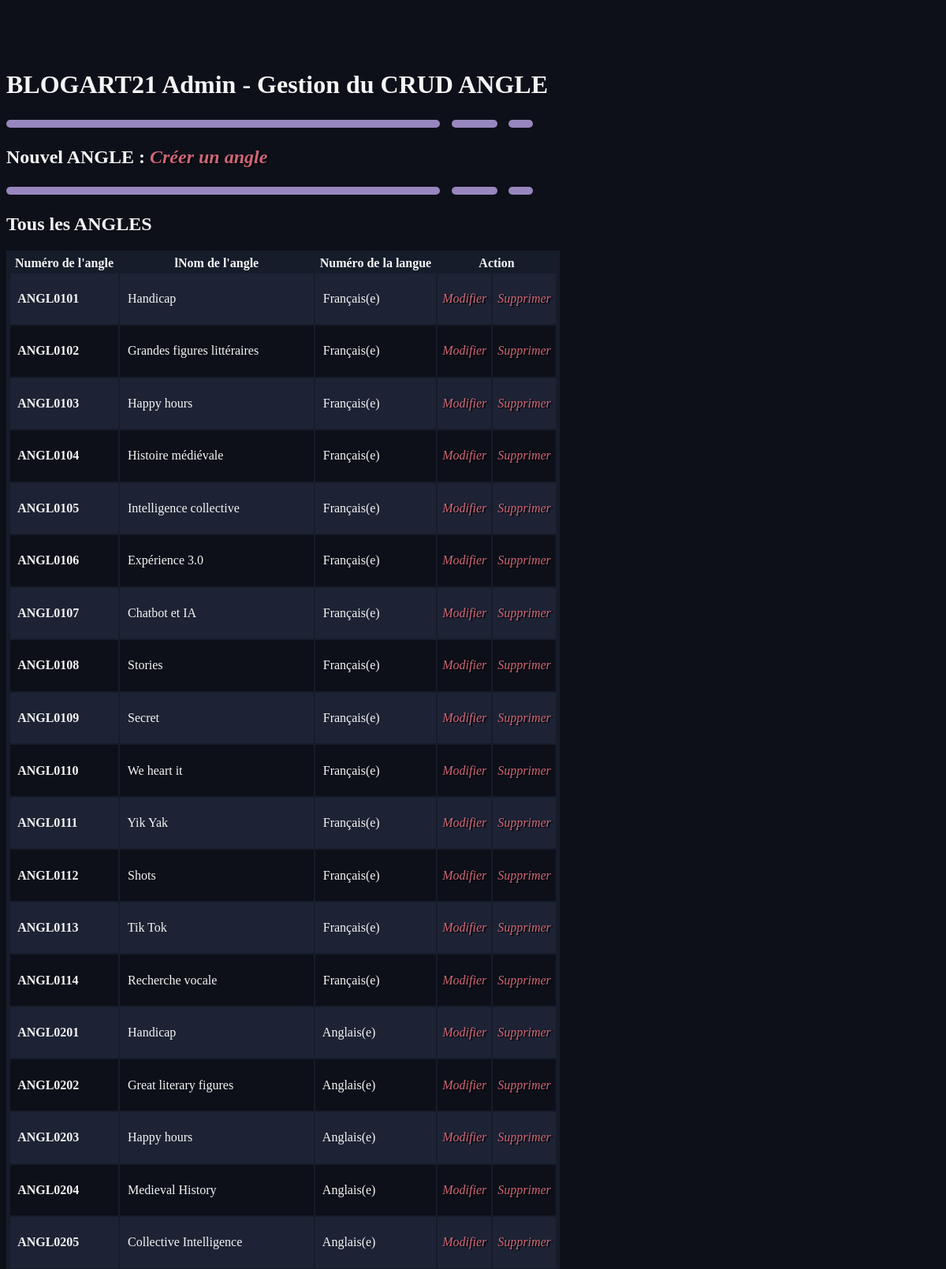
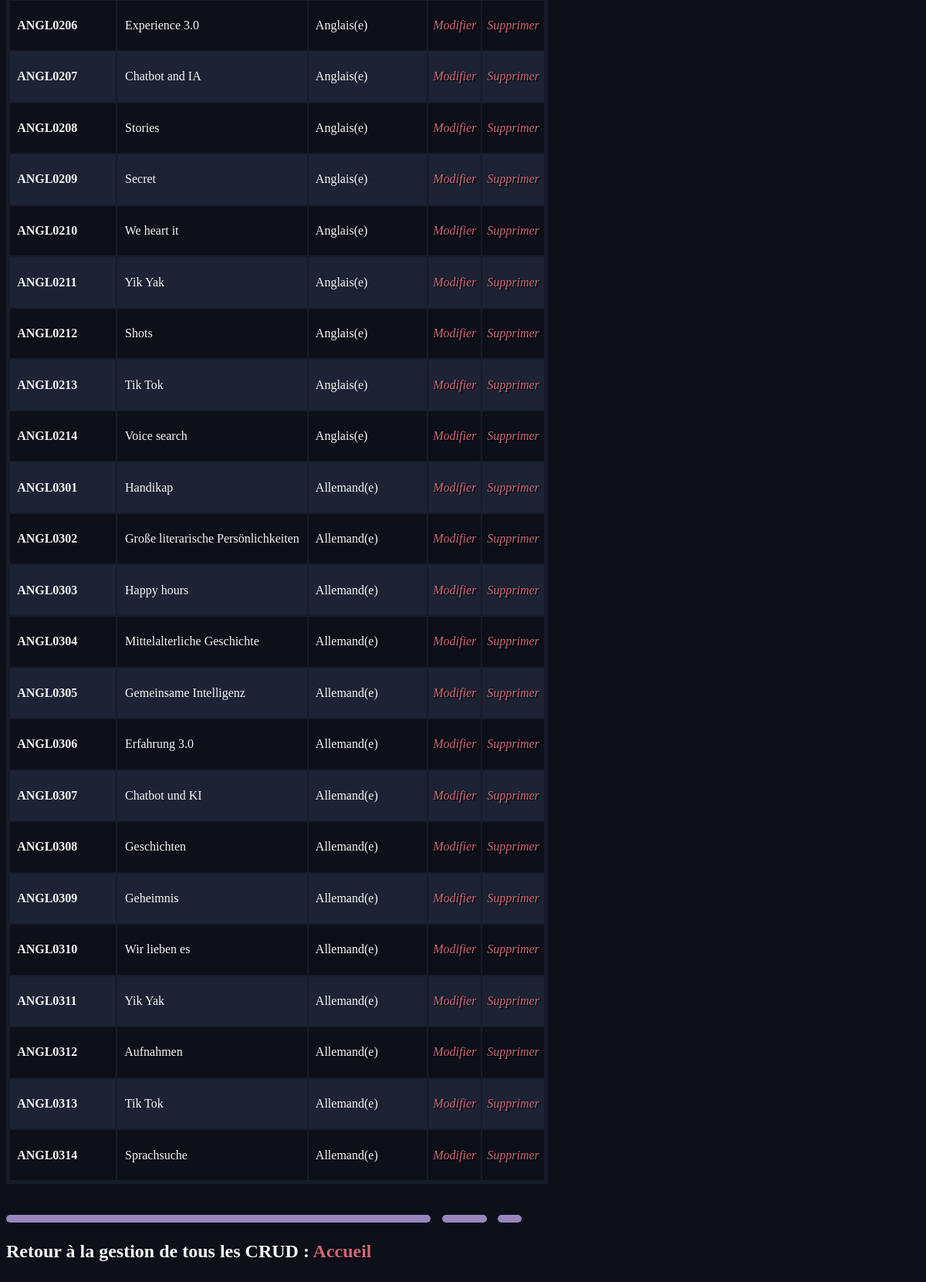
/back/angle/angle.php, run on the app's committed database (2 pictures, top to bottom).
### tables this page shows
CREATE TABLE `ANGLE` (
  `numAngl` char(8) NOT NULL,
  `libAngl` char(60) DEFAULT NULL,
  `numLang` char(8) NOT NULL
);

CREATE TABLE `LANGUE` (
  `numLang` char(8) NOT NULL,
  `lib1Lang` char(30) DEFAULT NULL,
  `lib2Lang` char(60) DEFAULT NULL,
  `numPays` char(4) DEFAULT NULL
);

### CLASS_CRUD/angle.class.php (called while the page is built, shortened)
<?php
require_once __DIR__ . '../../CONNECT/database.php';
class ANGLE
{
    function get_AllAngle()
    {
        global $db;
        $query = 'SELECT numAngl,libAngl,lib1Lang FROM ANGLE,langue WHERE angle.numLang=langue.numLang ORDER BY numAngl ASC;';
        $result = $db->query($query);
        $allAngle = $result->fetchAll();
        return ($allAngle);
    }
}

### back/angle/angle.php (the view, shortened to what this page needs)
<?
require_once __DIR__ . '/../../CLASS_CRUD/angle.class.php';
$monStatutA = new ANGLE;
?>
<!DOCTYPE html>
<html lang="fr">
<head>
    <link href="../../back/css/style.css" rel="stylesheet" type="text/css" />
</head>
<body>
<body>
    <h1>BLOGART21 Admin - Gestion du CRUD ANGLE</h1>
    <img class="soulignage2" src="../../front/assets/icons/soulignage.svg"> <br />
	<h2>Nouvel ANGLE :&nbsp;<a href="./createAngle.php"><i>Créer un angle</i></a></h2>
    <img class="soulignage2" src="../../front/assets/icons/soulignage.svg"> <br />
	<h2>Tous les ANGLES</h2>
	<table border="3" bgcolor="aliceblue">
    <thead>
        <tr>
        <th>&nbsp;Numéro de l'angle&nbsp;</th>
            <th>&nbsp;lNom de l'angle&nbsp;</th>
            <th>&nbsp;Numéro de la langue&nbsp;</th>
            <th colspan="2">&nbsp;Action&nbsp;</th>
        </tr>
    </thead>
    <tbody>
<?
 $allStatuts = $monStatutA->get_AllAngle();
 foreach($allStatuts as $row) {
?>
        <tr>
		<td><h4>&nbsp; <?= $row["numAngl"]; ?> &nbsp;</h4></td>
        <td>&nbsp; <?php echo $row["libAngl"]; ?> &nbsp;</td>
        <td>&nbsp; <?php echo $row["lib1Lang"]; ?> &nbsp;</td>
		<td>&nbsp;<a href="./updateAngle.php?id=<?=$row["numAngl"]; ?>"><i>Modifier</i></a>&nbsp;
		<br /></td>
		<td>&nbsp;<a href="./deleteAngle.php?id=<?=$row["numAngl"]; ?>"><i>Supprimer</i></a>&nbsp;
		<br /></td>
        </tr>
<?
	}
?>
    </tbody>
    </table>
    <br><br>
</body>
</html>

### back/css/style.css (style rules this page uses)
body { background-color: #0D1019; color: #F5F5F5; padding-top: 60px; padding-bottom: 40px; font-family: "Gotham rounded book"; }
h1 { font-family: "Gotham ultra"; }
h2 { font-family: "Gotham rounded book"; }
table { background-color: #171c2b; border-color: rgba(255, 255, 0, 0); border-collapse:inherit; box-shadow: 0; }
a { text-decoration: none; font-family: "Gotham rounded book"; font-style: normal; color: #CF6679; text-shadow: 2px 1px 1px black; }
tbody tr:nth-child(odd) { background-color:#1d2334; }
tbody tr:nth-child(even) { background-color:#0D1019; }
td { border-color: #171c2b00; }
th { border-color: #171c2b00; }

### data on the page
angle: numAngl "ANGL0101", libAngl "Handicap", numLang.lib1Lang "Français(e)"
angle: numAngl "ANGL0102", libAngl "Grandes figures littéraires", numLang.lib1Lang "Français(e)"
angle: numAngl "ANGL0103", libAngl "Happy hours", numLang.lib1Lang "Français(e)"
angle: numAngl "ANGL0104", libAngl "Histoire médiévale", numLang.lib1Lang "Français(e)"
angle: numAngl "ANGL0105", libAngl "Intelligence collective", numLang.lib1Lang "Français(e)"
angle: numAngl "ANGL0106", libAngl "Expérience 3.0", numLang.lib1Lang "Français(e)"
angle: numAngl "ANGL0107", libAngl "Chatbot et IA", numLang.lib1Lang "Français(e)"
angle: numAngl "ANGL0108", libAngl "Stories", numLang.lib1Lang "Français(e)"
angle: numAngl "ANGL0109", libAngl "Secret", numLang.lib1Lang "Français(e)"
angle: numAngl "ANGL0110", libAngl "We heart it", numLang.lib1Lang "Français(e)"
angle: numAngl "ANGL0111", libAngl "Yik Yak", numLang.lib1Lang "Français(e)"
angle: numAngl "ANGL0112", libAngl "Shots", numLang.lib1Lang "Français(e)"
angle: numAngl "ANGL0113", libAngl "Tik Tok", numLang.lib1Lang "Français(e)"
angle: numAngl "ANGL0114", libAngl "Recherche vocale", numLang.lib1Lang "Français(e)"
angle: numAngl "ANGL0201", libAngl "Handicap", numLang.lib1Lang "Anglais(e)"
angle: numAngl "ANGL0202", libAngl "Great literary figures", numLang.lib1Lang "Anglais(e)"
angle: numAngl "ANGL0203", libAngl "Happy hours", numLang.lib1Lang "Anglais(e)"
angle: numAngl "ANGL0204", libAngl "Medieval History", numLang.lib1Lang "Anglais(e)"
angle: numAngl "ANGL0205", libAngl "Collective Intelligence", numLang.lib1Lang "Anglais(e)"
angle: numAngl "ANGL0206", libAngl "Experience 3.0", numLang.lib1Lang "Anglais(e)"
angle: numAngl "ANGL0207", libAngl "Chatbot and IA", numLang.lib1Lang "Anglais(e)"
angle: numAngl "ANGL0208", libAngl "Stories", numLang.lib1Lang "Anglais(e)"
angle: numAngl "ANGL0209", libAngl "Secret", numLang.lib1Lang "Anglais(e)"
angle: numAngl "ANGL0210", libAngl "We heart it", numLang.lib1Lang "Anglais(e)"
angle: numAngl "ANGL0211", libAngl "Yik Yak", numLang.lib1Lang "Anglais(e)"
angle: numAngl "ANGL0212", libAngl "Shots", numLang.lib1Lang "Anglais(e)"
angle: numAngl "ANGL0213", libAngl "Tik Tok", numLang.lib1Lang "Anglais(e)"
angle: numAngl "ANGL0214", libAngl "Voice search", numLang.lib1Lang "Anglais(e)"
angle: numAngl "ANGL0301", libAngl "Handikap", numLang.lib1Lang "Allemand(e)"
angle: numAngl "ANGL0302", libAngl "Große literarische Persönlichkeiten", numLang.lib1Lang "Allemand(e)"
angle: numAngl "ANGL0303", libAngl "Happy hours", numLang.lib1Lang "Allemand(e)"
angle: numAngl "ANGL0304", libAngl "Mittelalterliche Geschichte", numLang.lib1Lang "Allemand(e)"
angle: numAngl "ANGL0305", libAngl "Gemeinsame Intelligenz", numLang.lib1Lang "Allemand(e)"
angle: numAngl "ANGL0306", libAngl "Erfahrung 3.0", numLang.lib1Lang "Allemand(e)"
angle: numAngl "ANGL0307", libAngl "Chatbot und KI", numLang.lib1Lang "Allemand(e)"
angle: numAngl "ANGL0308", libAngl "Geschichten", numLang.lib1Lang "Allemand(e)"
angle: numAngl "ANGL0309", libAngl "Geheimnis", numLang.lib1Lang "Allemand(e)"
angle: numAngl "ANGL0310", libAngl "Wir lieben es", numLang.lib1Lang "Allemand(e)"
angle: numAngl "ANGL0311", libAngl "Yik Yak", numLang.lib1Lang "Allemand(e)"
angle: numAngl "ANGL0312", libAngl "Aufnahmen", numLang.lib1Lang "Allemand(e)"
angle: numAngl "ANGL0313", libAngl "Tik Tok", numLang.lib1Lang "Allemand(e)"
angle: numAngl "ANGL0314", libAngl "Sprachsuche", numLang.lib1Lang "Allemand(e)"
